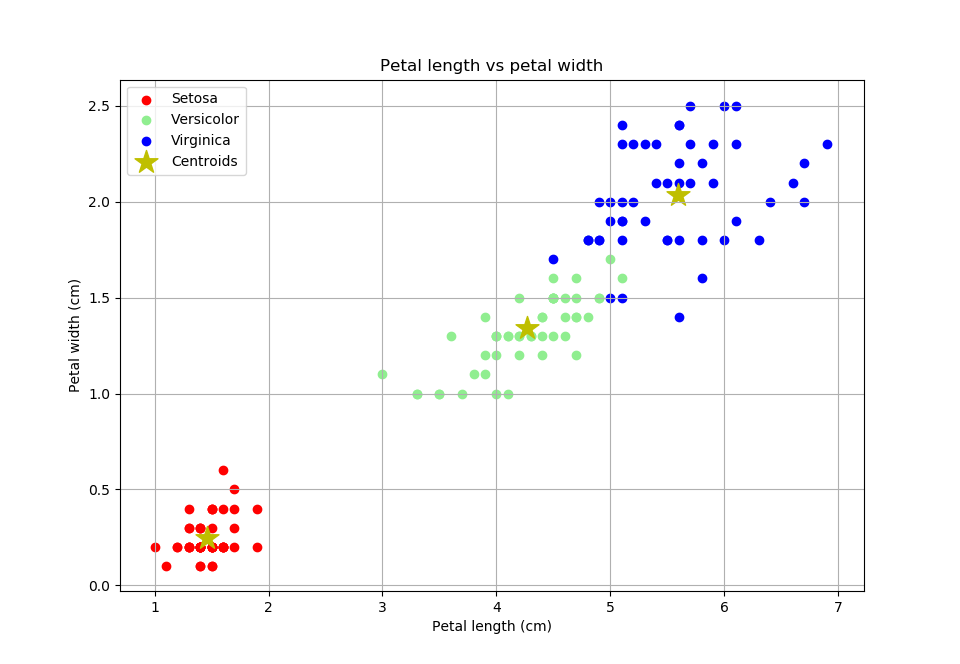

Source code (Python):
import numpy as np
import pandas as pd
import matplotlib.pyplot as plt
from sklearn.datasets import load_iris

iris = load_iris()
print(dir(iris))

# create dataframe
dfIris = pd.DataFrame(
    iris['data'],
    columns = ['sepalL', 'sepalW', 'petalL', 'petalW']
)
dfIris['target'] = iris['target']
dfIris['jenis'] = dfIris['target'].apply(
    lambda x: iris['target_names'][x]
)
# print(dfIris.head())

# split dataset: dfSetosa, dfVersicolor, dfVirginica
dfSetosa = dfIris[dfIris['jenis'] == 'setosa']
dfVersicolor = dfIris[dfIris['jenis'] == 'versicolor']
dfVirginica = dfIris[dfIris['jenis'] == 'virginica']

print(dfSetosa)
print(dfVersicolor)
print(dfVirginica)

# kmeans
from sklearn.cluster import KMeans
model = KMeans(n_clusters = 3)

# training
model.fit(dfIris[['petalL', 'petalW']])

# centroids
centroid = model.cluster_centers_
print(centroid)

# plot petal length vs petal width
plt.scatter(
    dfSetosa['petalL'],
    dfSetosa['petalW'],
    color = 'r'
)
plt.scatter(
    dfVersicolor['petalL'],
    dfVersicolor['petalW'],
    color = 'lightgreen'
)
plt.scatter(
    dfVirginica['petalL'],
    dfVirginica['petalW'],
    color = 'b'
)

# plot centroids
plt.scatter(
    centroid[:,0],
    centroid[:,1],
    marker = '*',
    color = 'y',
    s = 300
)

plt.legend(['Setosa', 'Versicolor', 'Virginica', 'Centroids'])
plt.xlabel('Petal length (cm)')
plt.ylabel('Petal width (cm)')
plt.title('Petal length vs petal width')
plt.grid(True)
plt.show()
